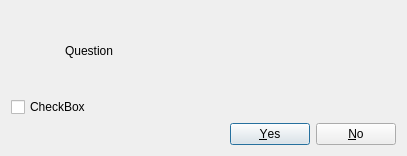
<?xml version="1.0" encoding="UTF-8"?>
<ui version="4.0">
 <class>DialogQuestion</class>
 <widget class="QDialog" name="DialogQuestion">
  <property name="geometry">
   <rect>
    <x>0</x>
    <y>0</y>
    <width>407</width>
    <height>156</height>
   </rect>
  </property>
  <property name="windowTitle">
   <string notr="true">Dialog</string>
  </property>
  <layout class="QGridLayout" name="gridLayout">
   <item row="0" column="0">
    <layout class="QHBoxLayout" name="horizontalLayout">
     <item>
      <widget class="QLabel" name="pixmapIcon">
       <property name="minimumSize">
        <size>
         <width>48</width>
         <height>48</height>
        </size>
       </property>
       <property name="maximumSize">
        <size>
         <width>48</width>
         <height>48</height>
        </size>
       </property>
       <property name="text">
        <string notr="true"/>
       </property>
      </widget>
     </item>
     <item>
      <widget class="QLabel" name="labelQuestion">
       <property name="text">
        <string notr="true">Question</string>
       </property>
      </widget>
     </item>
    </layout>
   </item>
   <item row="1" column="0">
    <widget class="QCheckBox" name="checkBox">
     <property name="text">
      <string notr="true">CheckBox</string>
     </property>
    </widget>
   </item>
   <item row="2" column="0">
    <widget class="QDialogButtonBox" name="buttonBox">
     <property name="orientation">
      <enum>Qt::Horizontal</enum>
     </property>
     <property name="standardButtons">
      <set>QDialogButtonBox::No|QDialogButtonBox::Yes</set>
     </property>
    </widget>
   </item>
  </layout>
 </widget>
 <resources/>
 <connections>
  <connection>
   <sender>buttonBox</sender>
   <signal>accepted()</signal>
   <receiver>DialogQuestion</receiver>
   <slot>accept()</slot>
   <hints>
    <hint type="sourcelabel">
     <x>248</x>
     <y>254</y>
    </hint>
    <hint type="destinationlabel">
     <x>157</x>
     <y>274</y>
    </hint>
   </hints>
  </connection>
  <connection>
   <sender>buttonBox</sender>
   <signal>rejected()</signal>
   <receiver>DialogQuestion</receiver>
   <slot>reject()</slot>
   <hints>
    <hint type="sourcelabel">
     <x>316</x>
     <y>260</y>
    </hint>
    <hint type="destinationlabel">
     <x>286</x>
     <y>274</y>
    </hint>
   </hints>
  </connection>
 </connections>
</ui>
